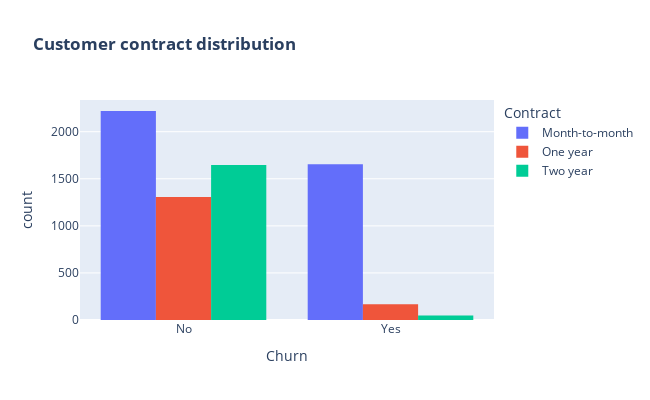

Notebook code for this chart:
### Markdown cell above
<b>Categorical Features - Analysis</b>

### Code cell
# Customer contract distribution Histogram
fig = px.histogram(df, x = "Churn", color = "Contract", barmode = "group", title = "<b>Customer contract distribution<b>")
fig.update_layout(width = 650, height = 400, bargap = 0.2)
fig.show()

### Figure 1 — Plotly figure (JSON) as saved in the notebook; plotly's stock layout.template omitted (floating-point values rounded to 4 significant figures; data arrays with more than 128 entries replaced by an {"elided": "..."} marker saying what was removed)
{"data": [{"alignmentgroup": "True", "bingroup": "x", "hovertemplate": "Contract=Month-to-month<br>Churn=%{x}<br>count=%{y}<extra></extra>", "legendgroup": "Month-to-month", "marker": {"color": "#636efa", "pattern": {"shape": ""}}, "name": "Month-to-month", "offsetgroup": "Month-to-month", "orientation": "v", "showlegend": true, "type": "histogram", "x": {"elided": "3875 str values"}, "xaxis": "x", "yaxis": "y"}, {"alignmentgroup": "True", "bingroup": "x", "hovertemplate": "Contract=One year<br>Churn=%{x}<br>count=%{y}<extra></extra>", "legendgroup": "One year", "marker": {"color": "#EF553B", "pattern": {"shape": ""}}, "name": "One year", "offsetgroup": "One year", "orientation": "v", "showlegend": true, "type": "histogram", "x": {"elided": "1473 str values"}, "xaxis": "x", "yaxis": "y"}, {"alignmentgroup": "True", "bingroup": "x", "hovertemplate": "Contract=Two year<br>Churn=%{x}<br>count=%{y}<extra></extra>", "legendgroup": "Two year", "marker": {"color": "#00cc96", "pattern": {"shape": ""}}, "name": "Two year", "offsetgroup": "Two year", "orientation": "v", "showlegend": true, "type": "histogram", "x": {"elided": "1695 str values"}, "xaxis": "x", "yaxis": "y"}], "layout": {"bargap": 0.2, "barmode": "group", "height": 400, "legend": {"title": {"text": "Contract"}, "tracegroupgap": 0}, "title": {"text": "<b>Customer contract distribution<b>"}, "width": 650, "xaxis": {"anchor": "y", "autorange": true, "domain": [0, 1], "range": [-0.5, 1.5], "title": {"text": "Churn"}, "type": "category"}, "yaxis": {"anchor": "x", "autorange": true, "domain": [0, 1], "range": [0, 2337.0], "title": {"text": "count"}}}}
